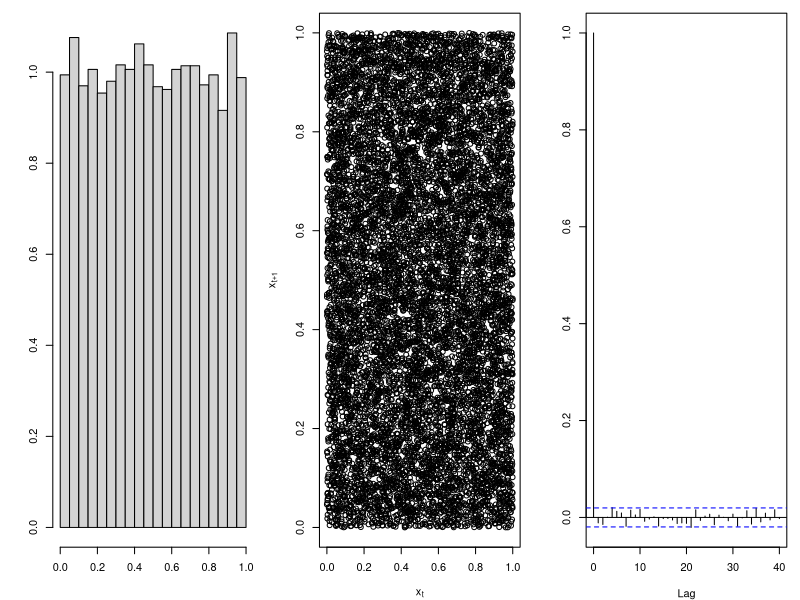
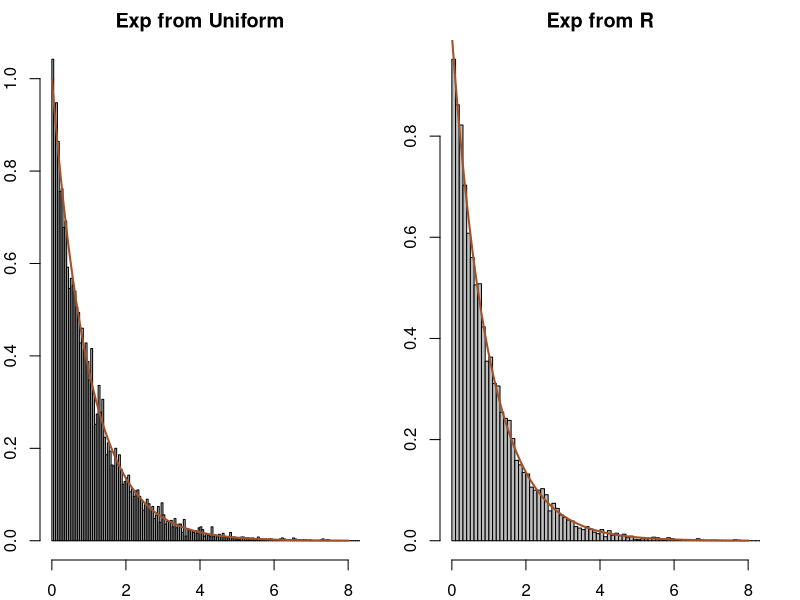

Recreate these plots in R, in order. (Note: this script raises an error after producing the figures.)
#Section 2.1.1 Uniform generation

nsim=10^4       #number of random numbers
x=runif(nsim)
x1=x[-nsim]     #vectors to plot
x2=x[-1]	#adjacent pairs
par(mfrow=c(1,3),mar=c(4,4,1,1))
hist(x,fre=FALSE,xlab="",ylab="",main="")
plot(x1,x2,xlab=expression(x[t]),ylab=expression(x[t+1]))
acf(x,ylab="")

S=readline(prompt="Type  <Return>   to continue : ")

dev.off()
set.seed(1)
print(runif(5))
set.seed(1)
print(runif(5))

S=readline(prompt="Type  <Return>   to continue : ")

#Section 2.1.2 Inverse transform

nsim=10^4                #number of random variables
U=runif(nsim) 
X=-log(U)                #transforms of uniforms
Y=rexp(nsim)             #exponentials from R
X11(h=3.5)
par(mfrow=c(1,2),mar=c(2,2,2,2))        #plots
hist(X,freq=F,main="Exp from Uniform",ylab="",xlab="",ncl=150,col="grey",xlim=c(0,8))
curve(dexp(x),add=T,col="sienna",lwd=2)
hist(Y,freq=F,main="Exp from R",ylab="",xlab="",ncl=150,col="grey",xlim=c(0,8))
curve(dexp(x),add=T,col="sienna",lwd=2)

S=readline(prompt="Type  <Return>   to continue : ")

dev.off()

#Section 2.2 General transforms

print(system.time(test1()));print(system.time(test2()))

S=readline(prompt="Type  <Return>   to continue : ")

#Section 2.2.2 Discrete distributions

print(system.time(test3()));print(system.time(test4()))

S=readline(prompt="Type  <Return>   to continue : ")

#Section 2.2.3 Mixture representation

Nsim=10^4;n=6;p=.3
y=rgamma(nsim,n,rate=p/(1-p))
x=rpois(nsim,y)
hist(x,main="",freq=F,col="grey",breaks=40,xlab="",ylab="")
lines(1:50,dnbinom(1:50,n,p),lwd=2,col="sienna")

S=readline(prompt="Type  <Return>   to continue : ")

#Section 2.3 Mixture representation

print(optimize(f=function(x){dbeta(x,2.7,6.3)},interval=c(0,1),max=T)$objective)
print(optimize(f=function(x){dbeta(x,2.7,6.3)/dbeta(x,2,6)},max=T,interval=c(0,1))$objective)

betagen(Nsim=2500) #function provided in mcsm

S=readline(prompt="Type  <Return>   to continue : ")
dev.off()
